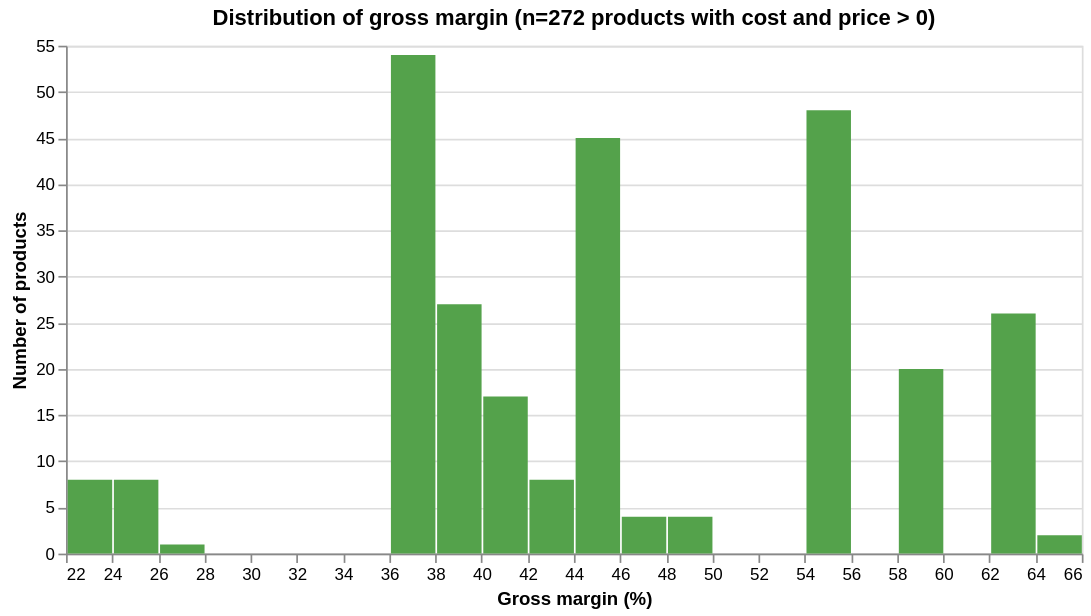

The notebook cell saved with this chart:
### Code cell
margin_chart = alt.Chart(margin_df).mark_bar(color='#54A24B').encode(
    x=alt.X('margin_pct:Q', bin=alt.Bin(maxbins=25), title='Gross margin (%)'),
    y=alt.Y('count():Q', title='Number of products'),
    tooltip=['count():Q']
).properties(
    title='Distribution of gross margin (n=272 products with cost and price > 0)',
    width=600, height=300
)
margin_chart

### Figure 1 — Vega-Lite specification as saved in the notebook (floating-point values rounded to 4 significant figures; data arrays with more than 128 entries replaced by an {"elided": "..."} marker saying what was removed)
{"config": {"view": {"continuousWidth": 300, "continuousHeight": 300}}, "data": {"name": "data-092f7e112b6814e002de195e5e5da522"}, "mark": {"type": "bar", "color": "#54A24B"}, "encoding": {"tooltip": [{"aggregate": "count", "type": "quantitative"}], "x": {"bin": {"maxbins": 25}, "field": "margin_pct", "title": "Gross margin (%)", "type": "quantitative"}, "y": {"aggregate": "count", "title": "Number of products", "type": "quantitative"}}, "height": 300, "title": "Distribution of gross margin (n=272 products with cost and price > 0)", "width": 600, "$schema": "https://vega.github.io/schema/vega-lite/v5.20.1.json", "datasets": {"data-092f7e112b6814e002de195e5e5da522": {"elided": "272 records"}}}
